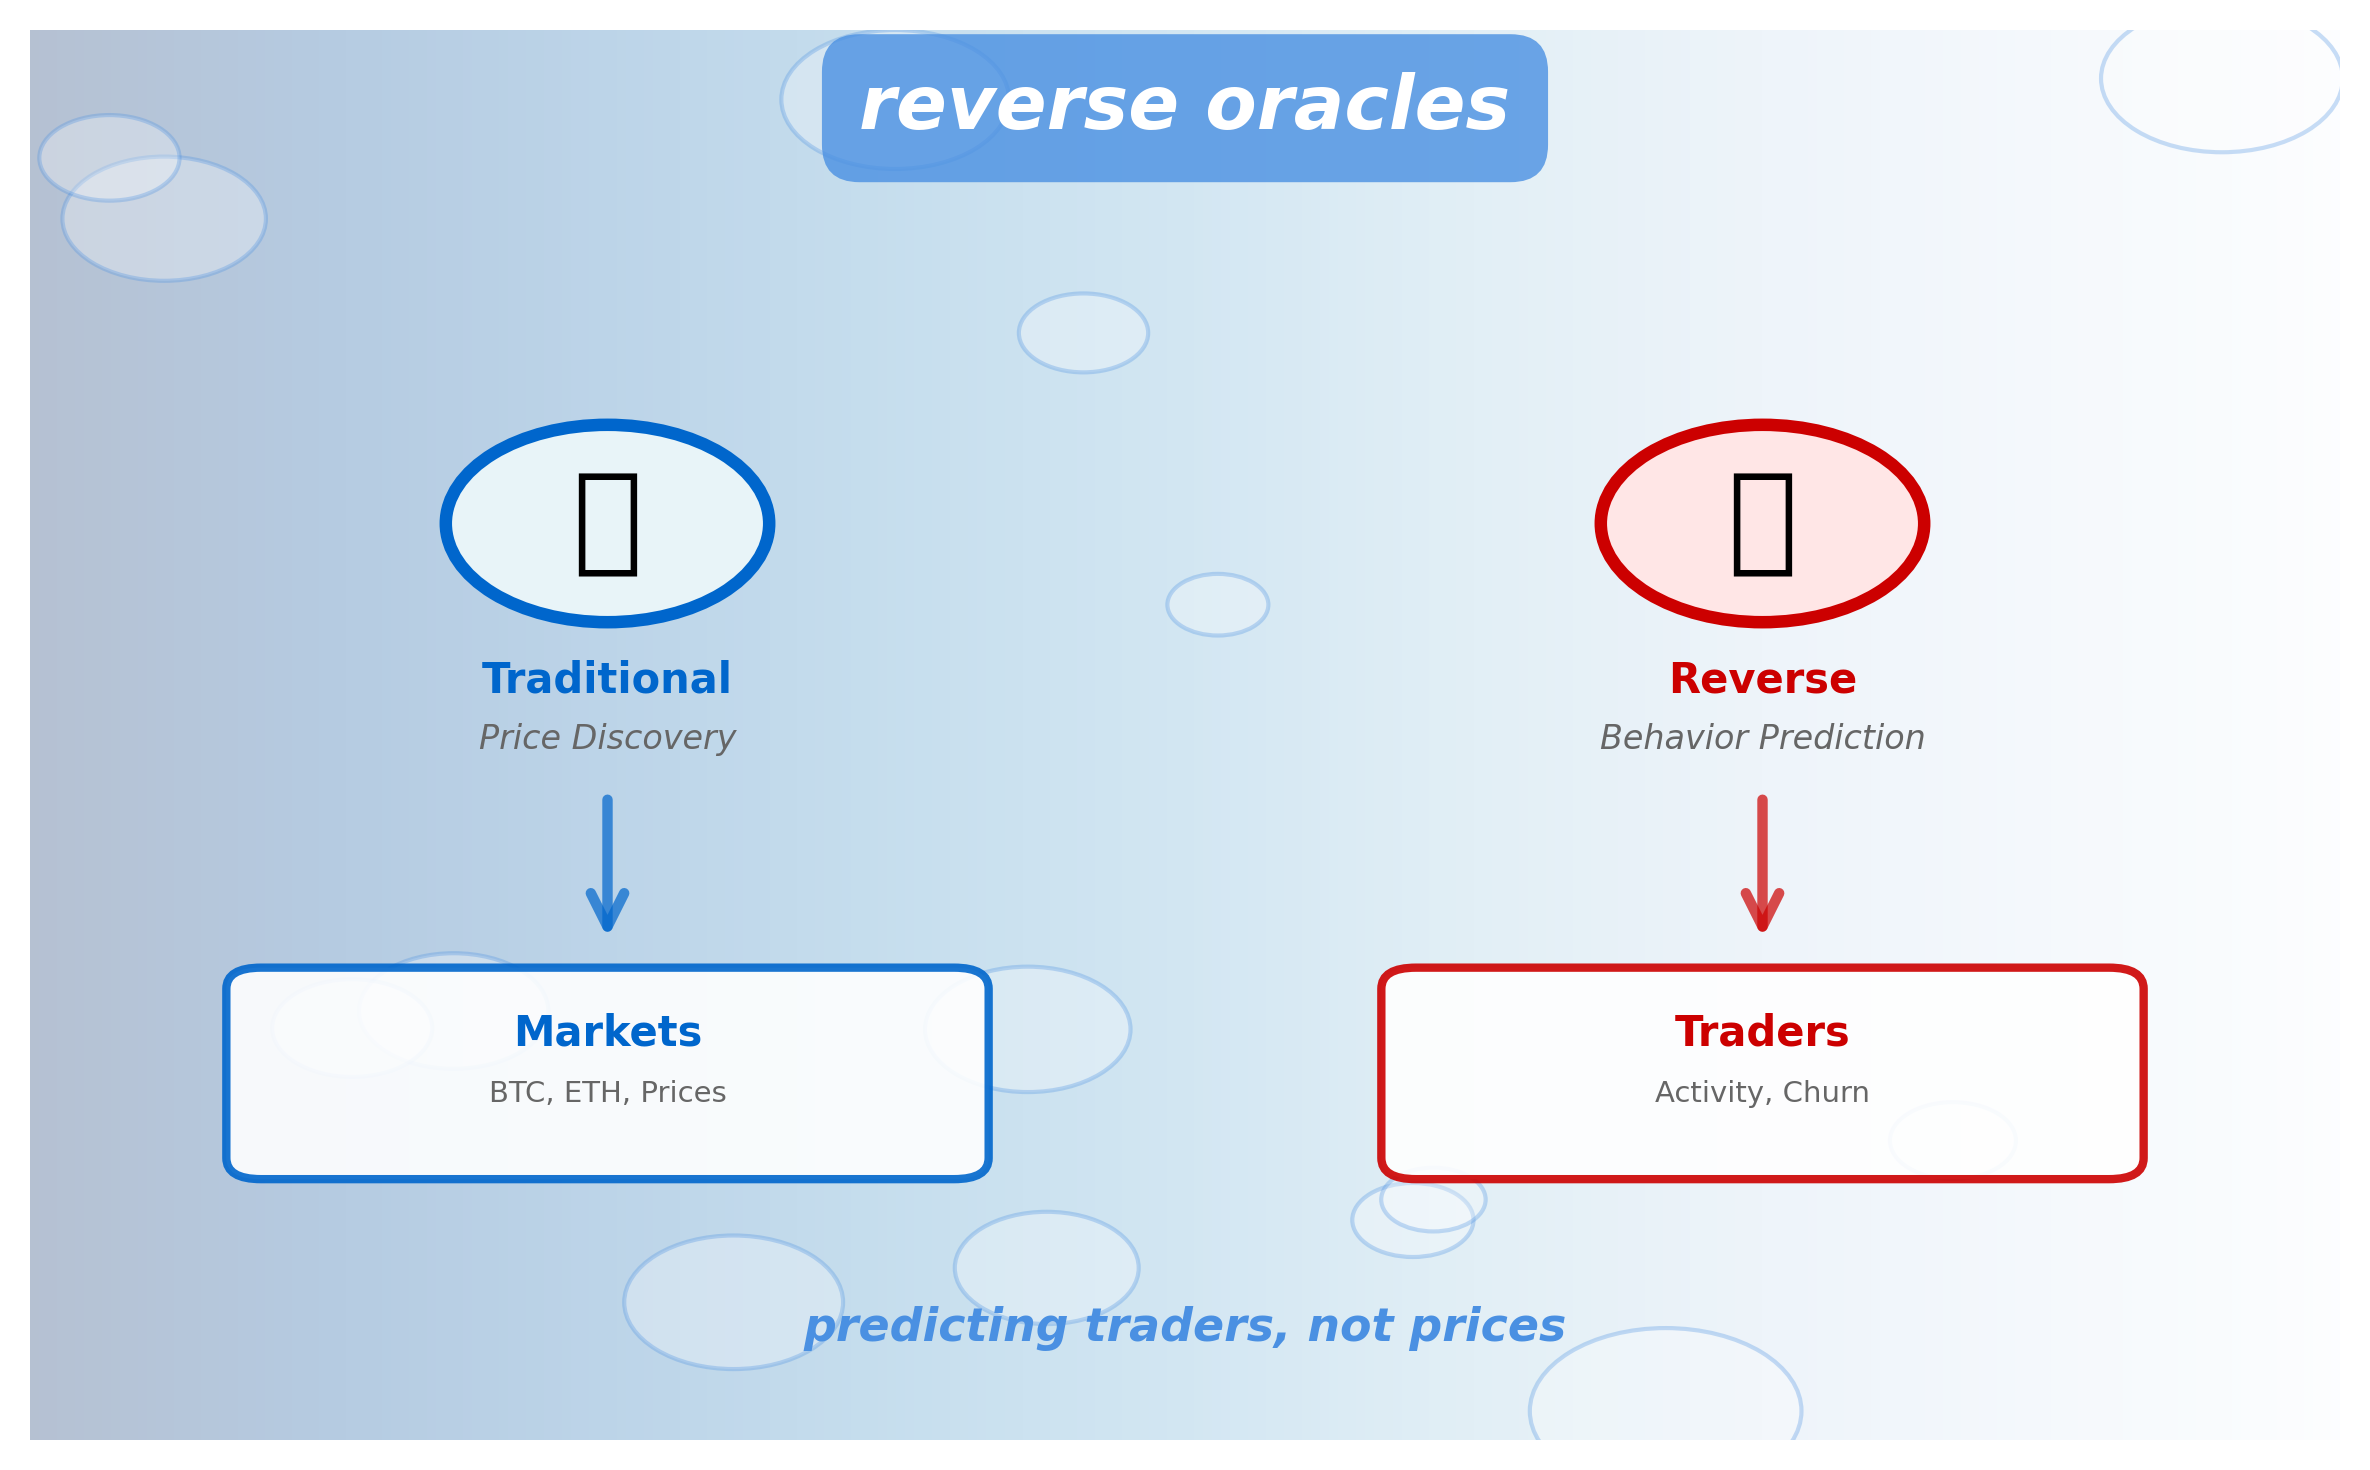

The script that saved this image:
import matplotlib.pyplot as plt
import matplotlib.patches as mpatches
from matplotlib.patches import FancyBboxPatch, FancyArrowPatch, Circle
import numpy as np

# XP window size (8x5 inches)
fig = plt.figure(figsize=(8, 5))
ax = fig.add_subplot(111)
ax.set_xlim(0, 10)
ax.set_ylim(0, 10)
ax.axis('off')

# Frutiger Aero gradient background (sky blue to white)
gradient = np.linspace(0, 1, 256).reshape(1, -1)
gradient = np.vstack((gradient, gradient))
ax.imshow(gradient, aspect='auto', extent=[0, 10, 0, 10], 
         cmap='Blues_r', alpha=0.3, zorder=0)

# Add subtle bubbles/orbs in background
np.random.seed(42)
for _ in range(15):
    x = np.random.uniform(0, 10)
    y = np.random.uniform(0, 10)
    size = np.random.uniform(0.2, 0.6)
    bubble = Circle((x, y), size, facecolor='white', edgecolor='#4A90E2', 
                   linewidth=1, alpha=0.3, zorder=1)
    ax.add_patch(bubble)

# Title at top
ax.text(5, 9.3, 'reverse oracles', fontsize=18, weight='bold', ha='center', 
       color='white', style='italic', 
       bbox=dict(boxstyle='round,pad=0.5', facecolor='#4A90E2', edgecolor='none', alpha=0.8),
       zorder=10)

# ============================================
# LEFT: Traditional Oracle
# ============================================

# Oracle icon (left side)
oracle_circle = Circle((2.5, 6.5), 0.7, facecolor='#E8F4F8', edgecolor='#0066CC', 
                      linewidth=3, zorder=5)
ax.add_patch(oracle_circle)
ax.text(2.5, 6.5, '🔮', fontsize=28, ha='center', va='center', zorder=6)

# Label
ax.text(2.5, 5.3, 'Traditional', fontsize=10, ha='center', weight='bold', 
       color='#0066CC', zorder=5)
ax.text(2.5, 4.9, 'Price Discovery', fontsize=8, ha='center', 
       color='#666666', style='italic', zorder=5)

# Arrow down
arrow1 = FancyArrowPatch((2.5, 4.6), (2.5, 3.5), arrowstyle='->', mutation_scale=20, 
                        linewidth=2.5, color='#0066CC', alpha=0.7, zorder=5)
ax.add_patch(arrow1)

# Box
box1 = FancyBboxPatch((1, 2), 3, 1.2, boxstyle="round,pad=0.15", 
                     facecolor='white', edgecolor='#0066CC', linewidth=2, 
                     alpha=0.9, zorder=5)
ax.add_patch(box1)
ax.text(2.5, 2.8, 'Markets', fontsize=10, ha='center', weight='bold', 
       color='#0066CC', zorder=6)
ax.text(2.5, 2.4, 'BTC, ETH, Prices', fontsize=7, ha='center', 
       color='#666666', zorder=6)

# ============================================
# RIGHT: Reverse Oracle
# ============================================

# Oracle icon (right side)
reverse_circle = Circle((7.5, 6.5), 0.7, facecolor='#FFE6E6', edgecolor='#CC0000', 
                       linewidth=3, zorder=5)
ax.add_patch(reverse_circle)
ax.text(7.5, 6.5, '🪞', fontsize=28, ha='center', va='center', zorder=6)

# Label
ax.text(7.5, 5.3, 'Reverse', fontsize=10, ha='center', weight='bold', 
       color='#CC0000', zorder=5)
ax.text(7.5, 4.9, 'Behavior Prediction', fontsize=8, ha='center', 
       color='#666666', style='italic', zorder=5)

# Arrow down
arrow2 = FancyArrowPatch((7.5, 4.6), (7.5, 3.5), arrowstyle='->', mutation_scale=20, 
                        linewidth=2.5, color='#CC0000', alpha=0.7, zorder=5)
ax.add_patch(arrow2)

# Box
box2 = FancyBboxPatch((6, 2), 3, 1.2, boxstyle="round,pad=0.15", 
                     facecolor='white', edgecolor='#CC0000', linewidth=2, 
                     alpha=0.9, zorder=5)
ax.add_patch(box2)
ax.text(7.5, 2.8, 'Traders', fontsize=10, ha='center', weight='bold', 
       color='#CC0000', zorder=6)
ax.text(7.5, 2.4, 'Activity, Churn', fontsize=7, ha='center', 
       color='#666666', zorder=6)

# Bottom tagline
ax.text(5, 0.7, 'predicting traders, not prices', fontsize=11, ha='center', 
       weight='bold', color='#4A90E2', style='italic', zorder=10)

plt.tight_layout()
plt.savefig('core/oracle/reverse_oracle_frutiger.png', dpi=300, facecolor='white', bbox_inches='tight')
print("✅ Saved: core/oracle/reverse_oracle_frutiger.png")
plt.close()
